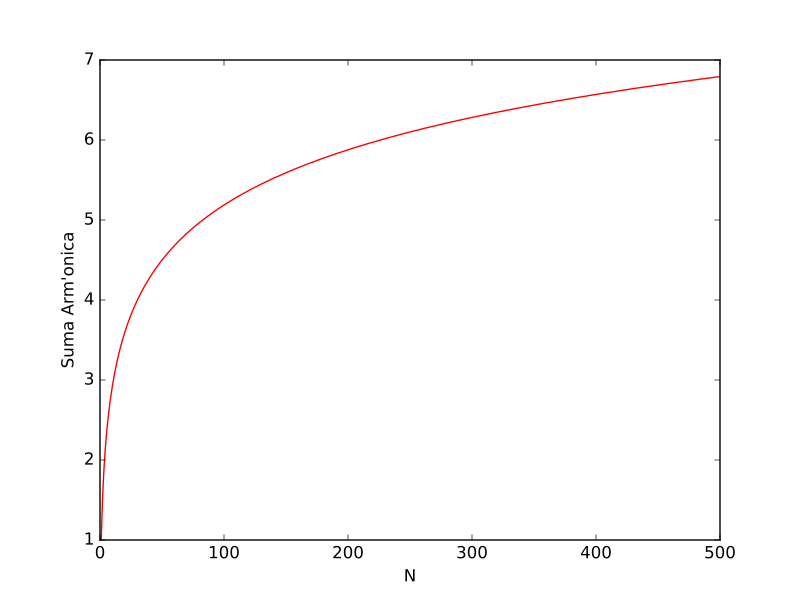

Write Python code to recreate this figure.
import math
import matplotlib.pyplot as plt

def suma(N):
	a=0
	for i in range(1,N+1):
		a=a+1.0/i
	return a

x=[i for i in range (1,501)]
y=[suma(x[i]) for i in range(500)]

plt.plot(x,y,'-r')
plt.xlabel('N')
plt.ylabel('Suma Arm\'onica')
plt.show()
